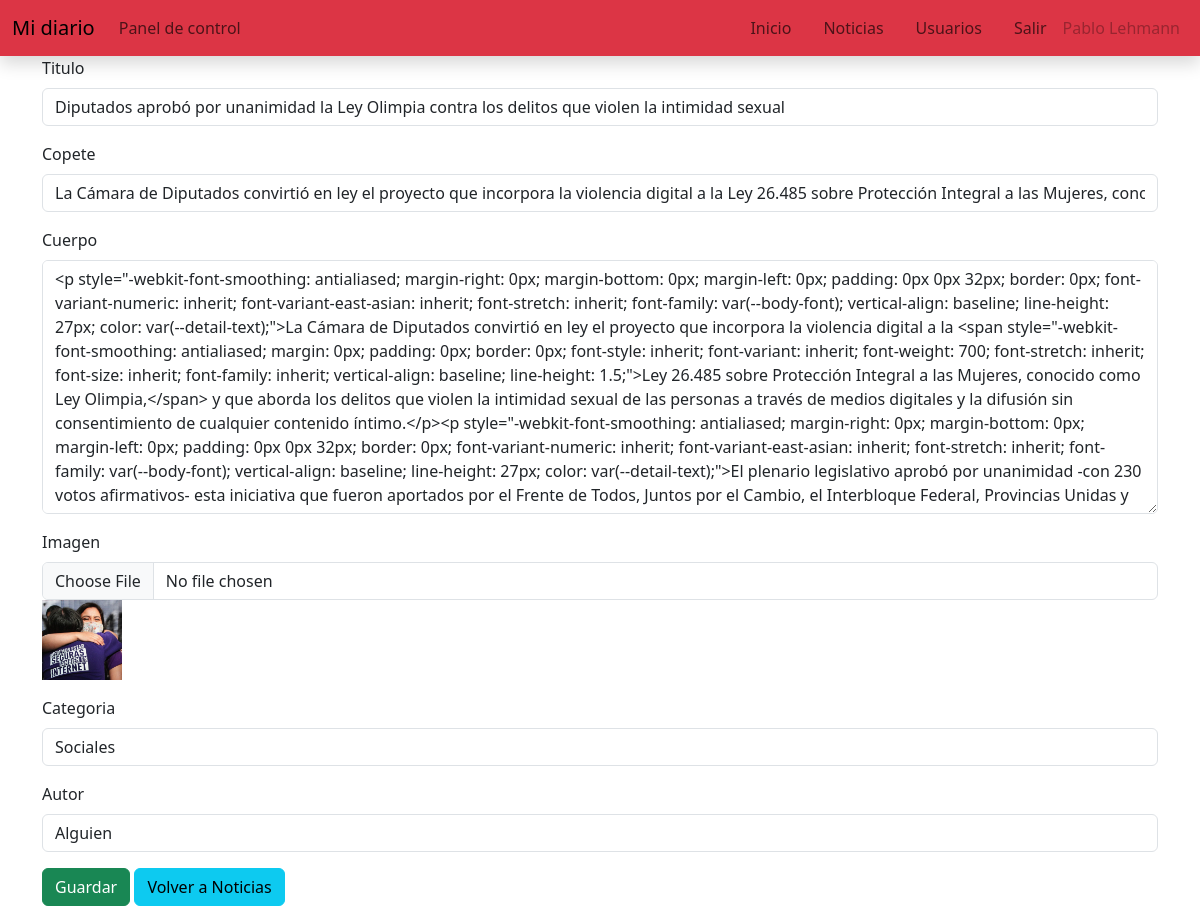
Before: /admin/noticias_editar.php?id_noticia=18 (signed in) with the older database file.
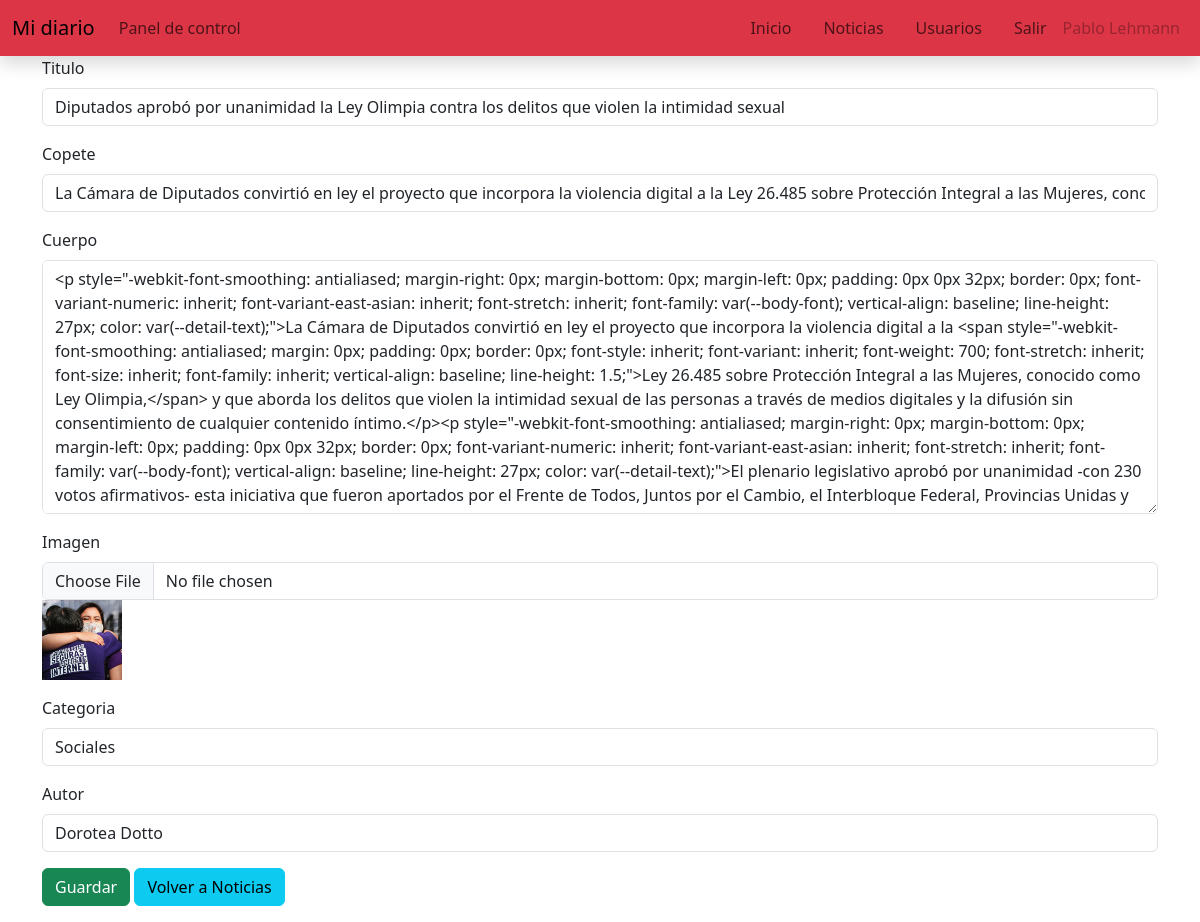
After: the same page with the newer database file.
### tables this page shows
CREATE TABLE `noticias` (
  `id_noticia` int(11) NOT NULL,
  `id_usuario` int(11) NOT NULL,
  `titulo` text NOT NULL,
  `copete` text NOT NULL,
  `cuerpo` text NOT NULL,
  `imagen` varchar(255) NOT NULL,
  `fecha` date NOT NULL,
  `categoria` varchar(30) NOT NULL,
  `autor` varchar(30) NOT NULL
);

### admin/noticias_editar.php (the view, shortened to what this page needs)
<?php
extract($_REQUEST);
        ?>
    <!DOCTYPE html>
    <html lang="es">
    <head>
        <link href="https://cdn.jsdelivr.net/npm/bootstrap@5.3.2/dist/css/bootstrap.min.css" rel="stylesheet"
>
        <link href="https://cdn.jsdelivr.net/npm/summernote@0.8.18/dist/summernote.min.css" rel="stylesheet">
    </head>
    <body>
        <div class="container">
        <?php require("menu.php"); ?>
        <h1>Noticias editar</h1>
        <?php
        require("conexion.php");
        $conexion = mysqli_connect($server_db, $usuario_db, $password_db)
            or die("No se puede conectar con el servidor");
        mysqli_select_db($conexion, $base_db)
            or die("No se puede seleccionar la base de datos");
        $instruccion = 'select * from noticias where id_noticia=' . $id_noticia . '';
        $consulta = mysqli_query($conexion, $instruccion) or die("No pudo consultar");
        $resultado = mysqli_fetch_array($consulta);
        ?>
        <form action="noticias_editar_guardar.php" method="post" enctype="multipart/form-data">
            <div class="mb-3">
                <label for="titulo" class="form-label">Titulo</label>
                <input type="text" class="form-control" id="titulo" name="titulo" placeholder="Ingrese un titulo"
                    required value="<?php print($resultado['titulo']); ?>">
            </div>
            <div class="mb-3">
                <label for="copete" class="form-label">Copete</label>
                <input type="text" class="form-control" id="copete" name="copete" placeholder="Ingrese un copete"
                    required value="<?php print($resultado['copete']); ?>">
            </div>
            <div class="mb-3">
                <label for="cuerpo" class="form-label">Cuerpo</label>
                <textarea class="form-control" rows="10" id="cuerpo" name="cuerpo"
                    required><?php print($resultado['cuerpo']); ?></textarea>
            </div>
            <div class="mb-3">
                <label for="imagen" class="form-label">Imagen</label>
                <input type="file" class="form-control" id="imagen" name="imagen">
                <img src="../imagenes_subidas/<?php print($resultado['imagen']); ?> " width="80px" height="80px">
            </div>
            <div class="mb-3">
                <label for="categoria" class="form-label">Categoria</label>
                <select class="form-control" id="categoria" name="categoria" required>
                    <option value="Sociales" <?php if ($resultado['categoria'] == "Sociales")
                        print("selected"); ?>>Sociales
                    </option>
                </select>
            </div><div class="mb-3">
                <label for="autor" class="form-label">Autor</label>
                <input type="text" class="form-control" id="autor" name="autor" placeholder="Ingrese un autor"
                    required value="<?php print($resultado['autor']); ?>">
            </div>
            <div class="mb-3">
                <input type="submit" class="btn btn-success" id="enviar" name="enviar" value="Guardar">
                <a href="noticias.php" class="btn btn-info">Volver a Noticias</a>
            </div>
        </form>
    </div>
</body>
</html>

Changed rows visible on the page:
changed noticias "Sociales": autor "Alguien" → "Dorotea Dotto"
